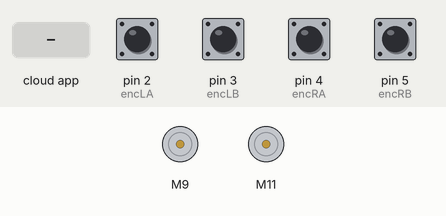
This sketch was run on a simulated Arduino Uno, built with avr-gcc and run on an emulated ATmega328P. Parts: 2 × DC motor (green arrow = forward, orange = backward, longer = faster). The test bench sets the inputs (shaded band); at power-on: pin 2 (encLA), pin 3 (encLB), pin 4 (encRA), pin 5 (encRB) HIGH. The ROS host is connected and sends only what is stated.

Above: at 1.2 s.
1.3 s: the phone or cloud app sets lwheel_vtarget to -100
At 2.4 s:
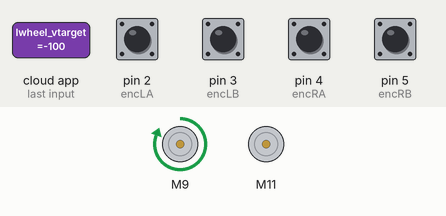
2.8 s: the phone or cloud app sets rwheel_vtarget to -100
At 3.6 s:
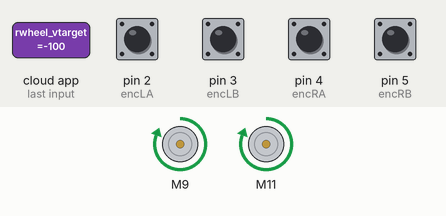
4.3 s: the phone or cloud app sets lwheel_vtarget to 0
At 4.7 s:
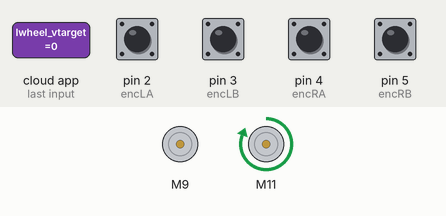
5.8 s: the phone or cloud app sets rwheel_vtarget to 0
At 7.0 s:
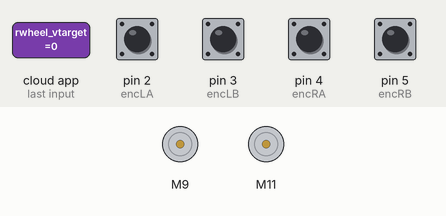
7.3 s: the phone or cloud app sets lwheel_vtarget to 100
At 8.2 s:
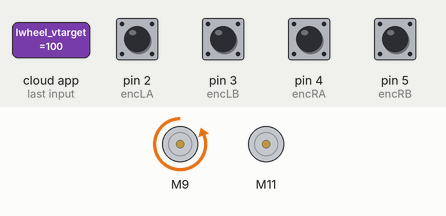
8.8 s: the phone or cloud app sets rwheel_vtarget to 100
At 9.3 s:
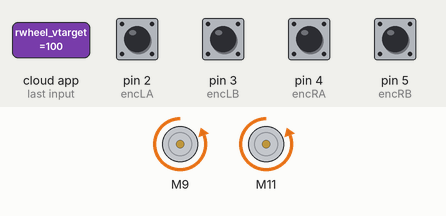
Timing chart, 0 to 11.3 s (numbered marks = the images above; inputs shaded):
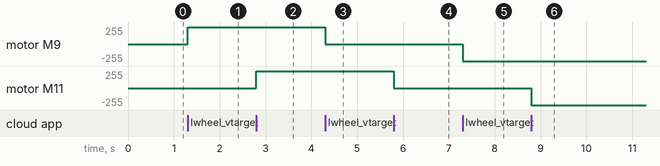

Measured:
- after the input at 1.3 s, motor M9: stopped → forward 255/255 at once
- after the input at 2.8 s, motor M11: stopped → forward 255/255 at once
- after the input at 4.3 s, motor M9: forward 255/255 → stopped at once
- after the input at 5.8 s, motor M11: forward 255/255 → stopped at once
- after the input at 7.3 s, motor M9: stopped → backward 255/255 at once
- after the input at 8.8 s, motor M11: stopped → backward 255/255 at once

The sketch:

motor.ino
```cpp
#include <ros.h>
#include <std_msgs/Float32.h>
#include <std_msgs/Int32.h>
#include <Arduino.h>
#include <CytronMotorDriver.h>

ros::NodeHandle nh;
std_msgs::Float32 max_vel_L, max_vel_R;

CytronMD L_motor(PWM_DIR, 9, 8);     // PWM 1 = Pin 9, DIR 1 = Pin 8.
CytronMD R_motor(PWM_DIR, 11, 10);   // PWM 2 = Pin 11, DIR 2 = Pin 10.

float req_pwm_L, req_pwm_R;
float percent_L, percent_R;

int encLA = 2;
int encLB = 3;
int encRA = 4;
int encRB = 5;

std_msgs::Int32 encLMsg;
std_msgs::Int32 encRMsg;

ros::Publisher EncLVal("EncLVal", &encLMsg);
ros::Publisher EncRVal("EncRVal", &encRMsg);

int encLVal = 0;
int encRVal = 0;

int encLALast = LOW;
int encRALast = LOW;
int encLAPres = LOW;
int encRAPres = LOW;

void lwheel_callback(const std_msgs::Float32& inp) {
  percent_L = inp.data / max_vel_L.data;
  req_pwm_L = (int)(255 * percent_L);
  L_motor.setSpeed(req_pwm_L);
}

void rwheel_callback(const std_msgs::Float32& inp) {
  percent_R = inp.data / max_vel_R.data;
  req_pwm_R = (int)(255 * percent_R);
  R_motor.setSpeed(req_pwm_R);
}

ros::Subscriber<std_msgs::Float32> lwheel_vtarget("/lwheel_vtarget", lwheel_callback);
ros::Subscriber<std_msgs::Float32> rwheel_vtarget("/rwheel_vtarget", rwheel_callback);

void setup()
{
  nh.initNode();

  max_vel_L.data = 0.5;
  max_vel_R.data = 0.5;

  //  nh.getParam("~max_vel_Fl", &max_vel_L.data);
  //  nh.getParam("~max_vel_Fr", &max_vel_R.data);

  nh.advertise(EncLVal);
  nh.advertise(EncRVal);

  pinMode(encLA, INPUT);
  pinMode(encLB, INPUT);
  pinMode(encRA, INPUT);
  pinMode(encRB, INPUT);

  nh.subscribe(lwheel_vtarget);
  nh.subscribe(rwheel_vtarget);
}

void loop()
{
  encLAPres = digitalRead(encLA);
  encRAPres = digitalRead(encRA);

  if (encLALast == LOW && encLAPres == HIGH) {
    if (digitalRead(encLB) == HIGH)
      encLVal++;
    else
      encLVal--;

    if (encLVal > 32767)
      encLVal = -32767;
    if (encLVal < -32767)
      encLVal = 32767;
  }

  if (encRALast == LOW && encRAPres == HIGH) {
    if (digitalRead(encRB) == HIGH)
      encRVal++;
    else
      encRVal--;

    if (encRVal > 32767)
      encRVal = -32767;
    if (encRVal < -32767)
      encRVal = 32767;
  }

  encLMsg.data = encLVal;
  encRMsg.data = encRVal;

  EncLVal.publish(&encLMsg);
  EncRVal.publish(&encRMsg);

  encLALast = encLAPres;
  encRALast = encRAPres;

  nh.spinOnce();
}
```
